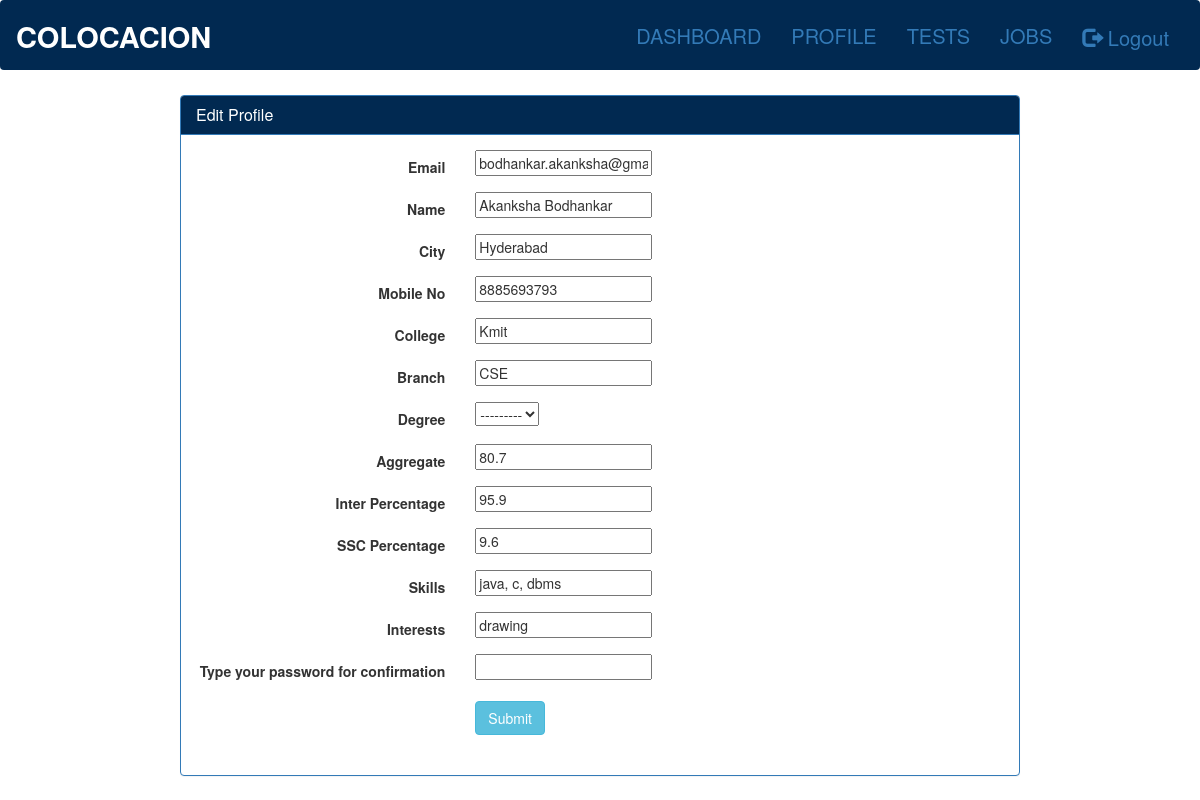
Page /users/profileedit/ (signed in) on the earlier database version.
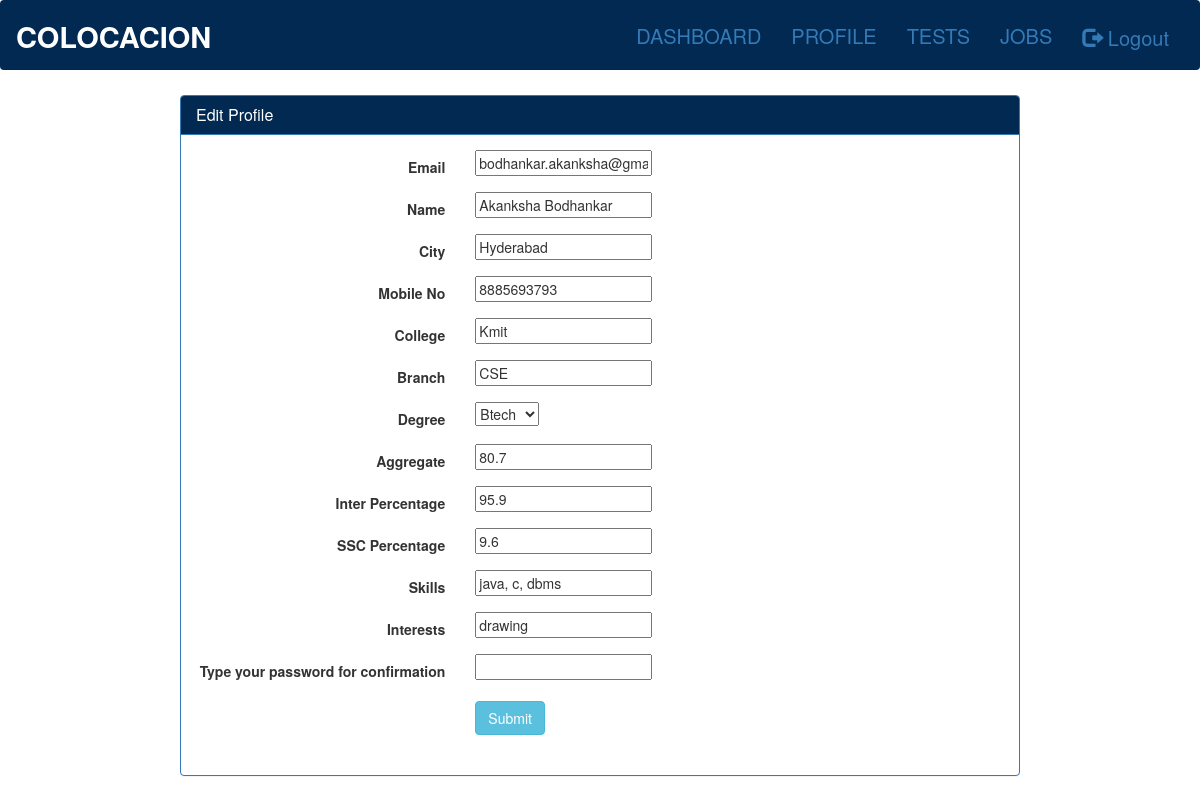
Same page on the later database version.
### accounts/models.py (models this page shows, shortened)
class UserProfile(models.Model):
	DEGREE = (
        ('Btech', 'Btech'),
        ('Bcom', 'Bcom'),
        ('Bsc', 'Bsc'),
        ('Mtech', 'Mtech'),
        ('Msc', 'Msc'),
        ('BA','BA'),
        ('MBA','MBA'),
        ('BBA', 'BBA'),
    )
	email = models.ForeignKey(UserDetails, on_delete=models.CASCADE)
	college_name = models.CharField(max_length=200)
	branch = models.CharField(max_length=15)
	degree = models.CharField(max_length=10, choices=DEGREE)
	degree_percent = models.CharField(max_length=5)
	inter_percent = models.CharField(max_length=5)
	ssc_percent = models.CharField(max_length=5)
	skills = models.CharField(max_length=300)
	interests = models.CharField(max_length=300)

### users/views.py (the view)
def profileedit(request):
	if 'email' in request.session:
		userdetails = UserDetails.objects.get(email=request.session['email'])
		request.session['password'] = userdetails.password
		userprofile = UserProfile.objects.get(email=request.session['email'])
		if request.method == 'POST':
			form1 = UserDetailsForm(request.POST, instance=userdetails)
			form2 = UserProfileForm(request.POST, instance= userprofile)
			if form1.is_valid() and form2.is_valid():
				userdetails = form1.save(commit=False)
				userprofile = form2.save(commit=False)
				userdetails.email = request.session['email']
				if(userdetails.password==request.session['password']):
					userdetails.save()
					userprofile.email = userdetails
					userprofile.save()
					messages.success(request, "Profile details updated!")
					return redirect('/users/profile')
				else:
					messages.error(request, "Wrong password")
		else:
			form1 = UserDetailsForm(instance=userdetails)
			form2 = UserProfileForm(instance=userprofile)
		return render(request,'users/profileedit.html',{'form1':form1,'form2':form2})
	else:
		return redirect('/accounts/login')

### accounts/forms.py
class UserDetailsForm(forms.ModelForm):
	class Meta:
		password = forms.CharField(widget=forms.PasswordInput)
		model = UserDetails
		widgets = {
            'password': forms.PasswordInput(),
        }
		fields = ['email','name','password','city','mobile_num']

class UserProfileForm(forms.ModelForm):
	class Meta:
		model = UserProfile
		fields = ['college_name','branch','degree','degree_percent'
		,'inter_percent','ssc_percent','skills','interests' ]

### users/templates/users/profileedit.html (shortened to what the changed rows need)
{% extends 'users/base.html' %}
{% block content %}
<div class="panel panel-primary "  style="margin-top:5px;margin-left:180px;margin-right:180px;" class="mainbox col-md-4 col-md-offset-4 col-sm-8 col-sm-offset-2">
	<div class="panel-body">
        <form id="signupform" class="form-horizontal" method="POST" role="form" >{% csrf_token %}
								 <div class="form-group">
                                    <div class="col-md-4">
                                        {{form2.college_name}}
                                    </div>
                                </div>
								<div class="form-group">
                                    <div class="col-md-4">
                                      {{form2.branch}}
                                    </div>
                                </div>
								<div class="form-group">
                                    <div class="col-md-4">
                                       {{form2.degree}}
                                    </div>
                                </div>
								<div class="form-group">
                                    <div class="col-md-4">
                                       {{form2.degree_percent}}
                                    </div>
                                </div>
								<div class="form-group">
                                    <div class="col-md-4">
                                        {{form2.inter_percent}}
                                    </div>
                                </div>
								<div class="form-group">
                                    <div class="col-md-4">
                                       {{form2.ssc_percent}}
                                    </div>
                                </div>
								                                                                <div class="form-group">
                                    <div class="col-md-4">
                                      {{form2.skills}}
                                    </div>
                                </div>
                                 <div class="form-group">
                                    <div class="col-md-4">
                                        {{form2.interests}}
                                    </div>
                                </div>
	</div>
								</div>
{% endblock %}

Differences in the rows shown:
changed UserProfile "Kmit": degree "---------" → "Btech"
